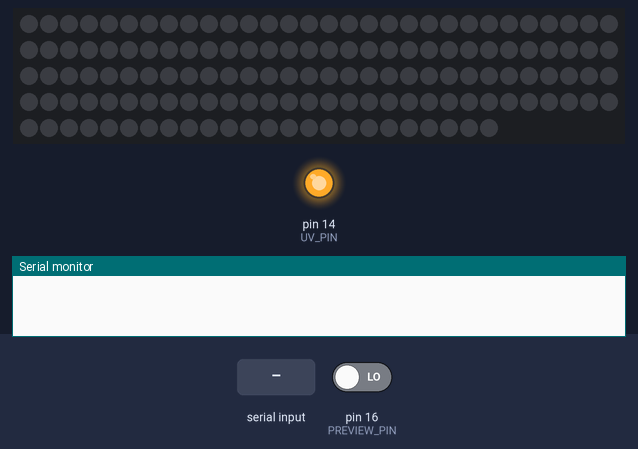
The sketch below on a simulated Arduino Uno, built with avr-gcc and run on an emulated ATmega328P. On the bench: 144 RGB LEDs in strip order, left to right, continuing on the next row, output pins drawn as LEDs (lit = HIGH), the last lines printed to the serial monitor. The inputs (shaded band) are chosen by the test bench; at power-on: pin 16 (PREVIEW_PIN) LOW.

Above: at 4.2 s.
4.3 s: "d#*" received over Serial
At 6.2 s:
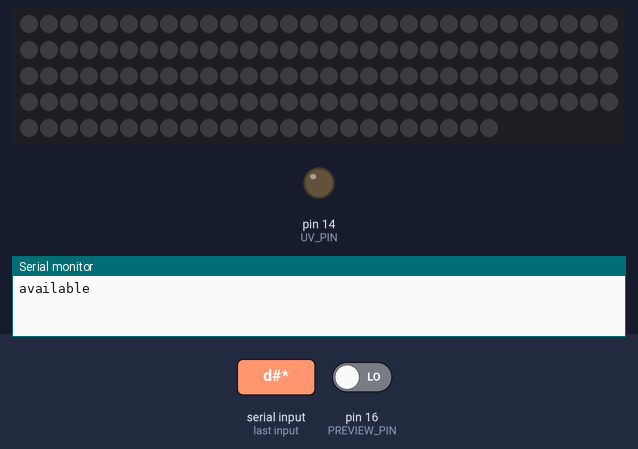
Timing chart, 0 to 7.7 s (numbered marks = the images above; inputs shaded):
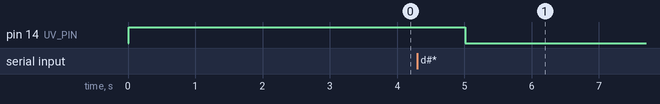

The sketch:

ChromoWrapArduino.ino
```cpp
#include <Adafruit_NeoPixel.h>

#define LED_STRIP_PIN   4   // Pin for the RGB LED data
#define UV_PIN 14
#define STRIP_LED_COUNT 144
#define PREVIEW_PIN 16

#define UV_SATURATION_TIME 5000
#define RGB_DESATURATION_TIME 0

Adafruit_NeoPixel strip(STRIP_LED_COUNT, LED_STRIP_PIN, NEO_GRB + NEO_KHZ800);

struct Color {
  int r;
  int g;
  int b;
};

Color DisplayArray[STRIP_LED_COUNT];
Color DeactivationArray[STRIP_LED_COUNT];
boolean previewing = true;
boolean color_reprogrammed = false;
int RGB_time = 0;

void setup() {
  pinMode(UV_PIN, OUTPUT);
  pinMode(PREVIEW_PIN, INPUT);

  // Enables serial communication with the python code
  Serial.begin(9600);
  strip.begin();
  strip.show();


  // set placeholders
    // Placeholder values, change as required
  Color R = {255, 0, 0};  // Red for DisplayArray
  Color G = {0, 255, 0};  // Green for DeactivationArray
  Color B = {0, 0, 255};
  Color Zero = {0,0,0};

  // Initialize DisplayArray with placeholder1 repeated 12 times
  for (int i = 0; i < STRIP_LED_COUNT; ++i) {
    DisplayArray[i] = {0,0,0};
  }

  // Initialize DeactivationArray with placeholder2 repeated 12 times
  for (int i = 0; i < STRIP_LED_COUNT; ++i) {
    DeactivationArray[i] = {0, 6*i, 0};
  }

}

void loop() {
  previewing = (digitalRead(PREVIEW_PIN) == HIGH);
  // Command List:
  // "d" - desaturate: program RGB LED in a way that
  // it shines specific light combination for
  // a specific amount of time (or at specfic brightness)
  // "v" - visible light: desaturate color using visible light
  // input comes in (red shining time, green shining time, blue shining time)
    while(Serial.available()){
      strip.clear();
      Serial.print("available");

      String input = Serial.readStringUntil('*');
        if (input.startsWith("d#")) {
            input.remove(0, 2); // Remove the initial "d#" from the string
            processInput(input, DisplayArray);
          }
        else if (input.startsWith("v#")) {
            input.remove(0, 2); // Remove the initial "v#" from the string
            processInput(input, DeactivationArray);
        }
    }

  if (previewing) {
    color_reprogrammed = false;
    // Previewing mode, show colors from DisplayArray
    for (int i = 0; i < STRIP_LED_COUNT; i++) {
      strip.setPixelColor(i, strip.Color(DisplayArray[i].r, DisplayArray[i].g, DisplayArray[i].b));
    }
    strip.show();
  } else {
    // Deactivation mode
    strip.clear();
    strip.show();

    if (color_reprogrammed == false) {
      // Turn UV_PIN to HIGH for 3 seconds
      digitalWrite(UV_PIN, HIGH);
      delay(UV_SATURATION_TIME);
      digitalWrite(UV_PIN, LOW);

      // Now, display colors from DeactivationArray
      for (int i = 0; i < STRIP_LED_COUNT; i++) {
        strip.setPixelColor(i, strip.Color(DeactivationArray[i].r, DeactivationArray[i].g, DeactivationArray[i].b));
      }
      strip.show();
      delay(RGB_DESATURATION_TIME); // might be a variable, use UV at the moment as a placeholder
      strip.clear();
      strip.show();
      color_reprogrammed = true;
    }
  }
}


void processInput(String &input, Color colorArray[]) {
  int ledNum = 0; // Counter for the number of LEDs processed
  int hashPos = 0, commaPos = 0;

  // Resetting all colors in the array to (0,0,0)
  for (int i = 0; i < STRIP_LED_COUNT; i++) {
    colorArray[i] = {0, 0, 0};
  }

  while ((hashPos = input.indexOf('#')) != -1) {
    String colorString = input.substring(0, hashPos);
    input.remove(0, hashPos + 1);

    int r = colorString.substring(0, commaPos = colorString.indexOf(',')).toInt();
    colorString.remove(0, commaPos + 1);
    int g = colorString.substring(0, commaPos = colorString.indexOf(',')).toInt();
    colorString.remove(0, commaPos + 1);
    int b = colorString.toInt();

    if (ledNum < STRIP_LED_COUNT) { // Check to make sure we don't exceed the array size
      colorArray[ledNum] = {r, g, b};
      ledNum++;
    }
  }
  return;
}
```
